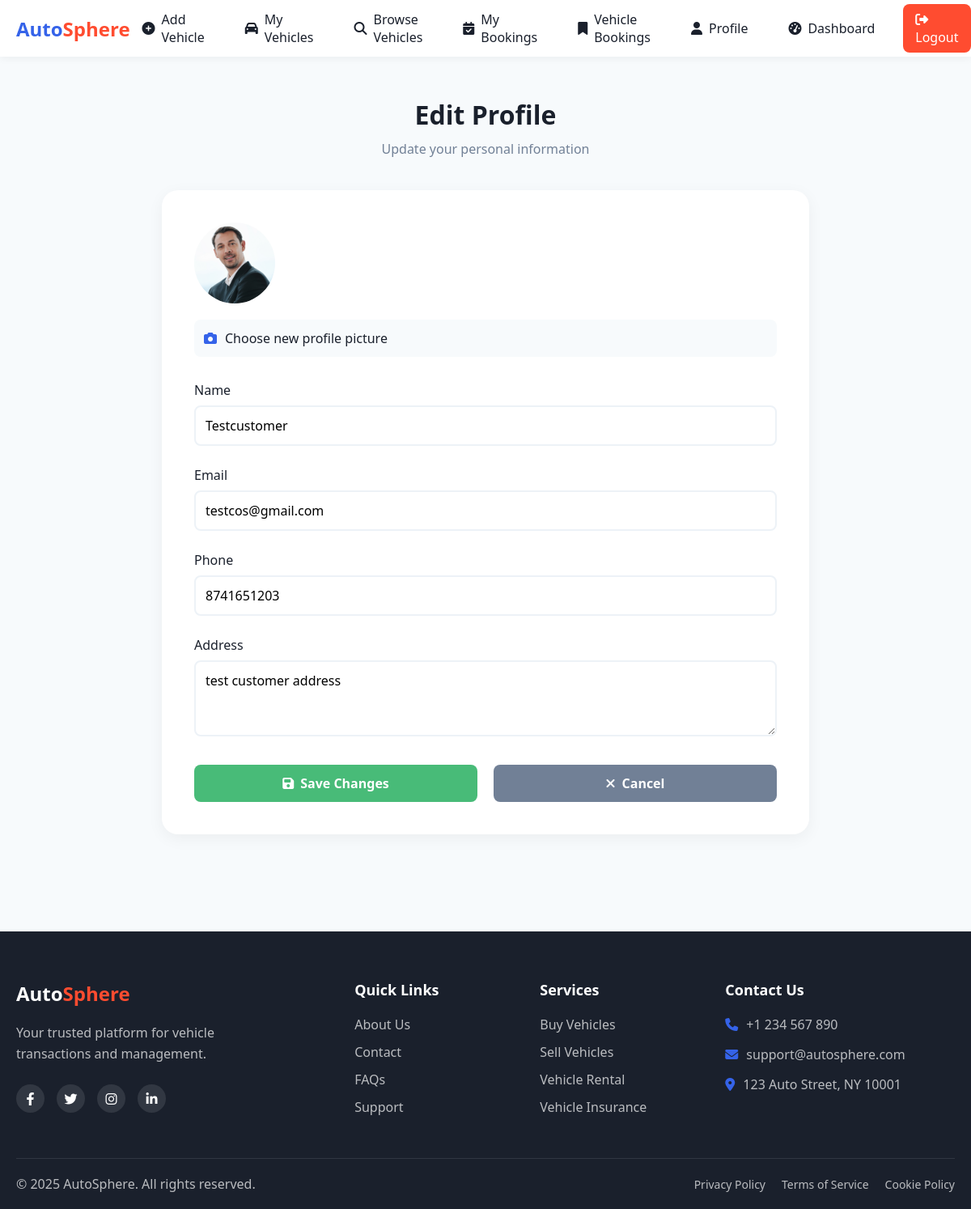
The app's page /Customer/profile/edit/ (signed in) with its own data.
### Customer/models.py (models this page shows)
class Customer(models.Model):
    name = models.CharField(max_length=100)
    email = models.EmailField(unique=True)
    phone = models.CharField(max_length=15, unique=True)
    registered_at = models.DateTimeField(default=now)
    approval_status = models.BooleanField(default=False)
    password = models.CharField(max_length=128)
    id_proof_number = models.CharField(max_length=50, unique=True)
    profile_image = models.ImageField(upload_to='profile_images/', null=True, blank=True)
    address = models.TextField()

### Customer/views.py (the view, shortened to what this page needs)
# urls.py: path("profile/edit/", views.edit_customer_profile, name="edit_customer_profile"),
def edit_customer_profile(request):
    if "cid" not in request.session:
        return redirect("Customer:customer_login")
    customer = get_object_or_404(Customer, id=request.session["cid"])
    return render(request, "Customer/edit_customer_profile.html", {"customer": customer})

### Customer/templates/Customer/edit_customer_profile.html (shortened to what this page needs)
<!DOCTYPE html>
<html lang="en">
<head>
    <link rel="stylesheet" href="https://cdnjs.cloudflare.com/ajax/libs/font-awesome/6.4.0/css/all.min.css">
</head>
<body>
    <nav class="navbar">
        <div class="nav-container">
            <a href="{% url 'Customer:Customer_home' %}" class="logo">Auto<span>Sphere</span></a>
            <div class="nav-links" id="navLinks">
                <a href="{% url 'Customer:add_vehicle' %}" class="nav-link">
                    <i class="fas fa-plus-circle"></i> Add Vehicle
                </a>
                <a href="{% url 'Customer:customer_vehicles' %}" class="nav-link">
                    <i class="fas fa-car"></i> My Vehicles
                </a>
                <a href="{% url 'Customer:view_vehicles' %}" class="nav-link">
                    <i class="fas fa-search"></i> Browse Vehicles
                </a>
                <a href="{% url 'Customer:customer_bookings' %}" class="nav-link">
                    <i class="fas fa-calendar-check"></i> My Bookings
                </a>
                <a href="{% url 'Customer:customer_vehicle_bookings' %}" class="nav-link">
                    <i class="fas fa-bookmark"></i> Vehicle Bookings
                </a>
                <a href="{% url 'Customer:customer_profile' %}" class="nav-link">
                    <i class="fas fa-user"></i> Profile
                </a>
                <a href="{% url 'Customer:customer_dashboard' %}" class="nav-link">
                    <i class="fas fa-tachometer-alt"></i> Dashboard
                </a>
                <a href="{% url 'Customer:index' %}" class="logout-btn">
                    <i class="fas fa-sign-out-alt"></i> Logout
                </a>
            </div>
        </div>
    </nav>
    <div class="main-content">
        <div class="edit-profile-container">
            <div class="page-header">
                <h2>Edit Profile</h2>
                <p>Update your personal information</p>
            </div>
            <form id="editProfileForm" method="post" enctype="multipart/form-data" class="edit-form">
                <div class="profile-image-upload">
                    <div class="text-center">
                        {% if customer.profile_image %}
                            <img src="{{ customer.profile_image.url }}" class="current-image" alt="Current Profile Picture">
                        {% else %}
                            <img src="https://via.placeholder.com/100" class="current-image" alt="Profile Picture">
                        {% endif %}
                    </div>
                    <div class="file-upload-container">
                        <label class="file-upload-label">
                            <i class="fas fa-camera"></i>
                            <span>Choose new profile picture</span>
                        </label>
                    </div>
                </div>
                <div class="form-group">
                    <label class="form-label">Name</label>
                    <input type="text" name="name" value="{{ customer.name }}" class="form-control" required>
                </div>
                <div class="form-group">
                    <label class="form-label">Email</label>
                    <input type="email" name="email" value="{{ customer.email }}" class="form-control" required>
                </div>
                <div class="form-group">
                    <label class="form-label">Phone</label>
                    <input type="tel" name="phone" value="{{ customer.phone }}" class="form-control" required>
                </div>
                <div class="form-group">
                    <label class="form-label">Address</label>
                    <textarea name="address" class="form-control" rows="3" required>{{ customer.address }}</textarea>
                </div>
                <div class="button-group">
                    <button type="submit" class="btn btn-success">
                        <i class="fas fa-save"></i>
                        Save Changes
                    </button>
                    <a href="{% url 'Customer:customer_profile' %}" class="btn btn-secondary">
                        <i class="fas fa-times"></i>
                        Cancel
                    </a>
                </div>
            </form>
        </div>
    </div>
    <footer class="footer">
        <div class="footer-content">
            <div class="footer-main">
                <div class="footer-column brand-col">
                    <a href="#" class="footer-logo">Auto<span>Sphere</span></a>
                    <p class="footer-description">Your trusted platform for vehicle transactions and management.</p>
                    <div class="social-links">
                        <a href="#" class="social-link"><i class="fab fa-facebook-f"></i></a>
                        <a href="#" class="social-link"><i class="fab fa-twitter"></i></a>
                        <a href="#" class="social-link"><i class="fab fa-instagram"></i></a>
                        <a href="#" class="social-link"><i class="fab fa-linkedin-in"></i></a>
                    </div>
                </div>
                <div class="footer-column">
                    <h4>Quick Links</h4>
                    <ul class="footer-links">
                        <li><a href="#">About Us</a></li>
                        <li><a href="#">Contact</a></li>
                        <li><a href="#">FAQs</a></li>
                        <li><a href="#">Support</a></li>
                    </ul>
                </div>
                <div class="footer-column">
                    <h4>Services</h4>
                    <ul class="footer-links">
                        <li><a href="#">Buy Vehicles</a></li>
                        <li><a href="#">Sell Vehicles</a></li>
                        <li><a href="#">Vehicle Rental</a></li>
                        <li><a href="#">Vehicle Insurance</a></li>
                    </ul>
                </div>
                <div class="footer-column">
                    <h4>Contact Us</h4>
                    <ul class="footer-contact">
                        <li><i class="fas fa-phone"></i> +1 234 567 890</li>
                        <li><i class="fas fa-envelope"></i> support@autosphere.com</li>
                        <li><i class="fas fa-map-marker-alt"></i> 123 Auto Street, NY 10001</li>
                    </ul>
                </div>
            </div>
            <div class="footer-bottom">
                <div class="copyright">
                    <p>&copy; 2025 AutoSphere. All rights reserved.</p>
                </div>
                <div class="footer-bottom-links">
                    <a href="#">Privacy Policy</a>
                    <a href="#">Terms of Service</a>
                    <a href="#">Cookie Policy</a>
                </div>
            </div>
        </div>
    </footer>
</body>
</html>

### Customer/templates/Customer/edit_customer_profile.html (style rules this page uses)
:root { --primary: #3563E9; --secondary: #1A365D; --accent: #FF4C30; --light: #F7FAFC; --dark: #1A202C; --gray: #718096; --light-gray: #EDF2F7; --success: #48BB78; --error: #F56565; }
* { margin: 0; padding: 0; box-sizing: border-box; font-family: 'Segoe UI', Tahoma, Geneva, Verdana, sans-serif; }
body { background-color: var(--light); color: var(--dark); min-height: 100vh; display: flex; flex-direction: column; }
.main-content { flex: 1; padding: 40px 20px; margin-top: 80px; }
.edit-profile-container { max-width: 800px; margin: 0 auto; }
.page-header { text-align: center; margin-bottom: 40px; }
.page-header h2 { font-size: 32px; color: var(--dark); margin-bottom: 10px; }
.page-header p { color: var(--gray); }
.edit-form { background: white; border-radius: 20px; box-shadow: 0 5px 20px rgba(0, 0, 0, 0.05); padding: 40px; }
.form-group { margin-bottom: 25px; }
.form-label { display: block; margin-bottom: 8px; color: var(--dark); font-weight: 500; }
.form-control { width: 100%; padding: 12px; border: 2px solid var(--light-gray); border-radius: 8px; font-size: 16px; transition: all 0.3s; }
.profile-image-upload { margin-bottom: 30px; }
.current-image { width: 100px; height: 100px; border-radius: 50%; object-fit: cover; margin-bottom: 15px; }
.file-upload-container { position: relative; }
.file-upload-label { display: flex; align-items: center; gap: 10px; padding: 12px; background: var(--light); border-radius: 8px; cursor: pointer; transition: all 0.3s; }
.file-upload-label i { color: var(--primary); }
.button-group { display: grid; grid-template-columns: 1fr 1fr; gap: 20px; margin-top: 30px; }
.btn { padding: 12px 25px; border-radius: 8px; font-size: 16px; font-weight: 600; cursor: pointer; transition: all 0.3s; text-decoration: none; display: flex; align-items: center; justify-content: center; gap: 8px; border: none; }
.btn-success { background: var(--success); color: white; }
.btn-secondary { background: var(--gray); color: white; }
.footer { background-color: var(--dark); color: white; padding: 60px 0 0; margin-top: 80px; }
.footer-content { max-width: 1200px; margin: 0 auto; padding: 0 20px; }
.footer-main { display: grid; grid-template-columns: 2fr 1fr 1fr 1.5fr; gap: 40px; padding-bottom: 40px; border-bottom: 1px solid rgba(255, 255, 255, 0.1); }
.brand-col { padding-right: 40px; }
.footer-logo { font-size: 24px; font-weight: 700; color: white; text-decoration: none; margin-bottom: 20px; display: inline-block; }
.footer-logo span { color: var(--accent); }
.footer-description { color: rgba(255, 255, 255, 0.7); margin-bottom: 25px; line-height: 1.6; }
.social-links { display: flex; gap: 15px; }
.social-link { width: 35px; height: 35px; border-radius: 50%; background: rgba(255, 255, 255, 0.1); display: flex; align-items: center; justify-content: center; color: white; text-decoration: none; transition: all 0.3s ease; }
.footer-column h4 { color: white; margin-bottom: 20px; font-size: 18px; }
.footer-links { list-style: none; padding: 0; }
.footer-links li { margin-bottom: 12px; }
.footer-links a { color: rgba(255, 255, 255, 0.7); text-decoration: none; transition: color 0.3s ease; }
.footer-contact { list-style: none; padding: 0; }
.footer-contact li { display: flex; align-items: center; gap: 10px; color: rgba(255, 255, 255, 0.7); margin-bottom: 15px; }
.footer-contact i { color: var(--primary); }
.footer-bottom { padding: 20px 0; display: flex; justify-content: space-between; align-items: center; color: rgba(255, 255, 255, 0.7); }
.footer-bottom-links { display: flex; gap: 20px; }
.footer-bottom-links a { color: rgba(255, 255, 255, 0.7); text-decoration: none; font-size: 14px; transition: color 0.3s ease; }
.navbar { background: white; height: 70px; padding: 0; box-shadow: 0 2px 10px rgba(0, 0, 0, 0.05); position: fixed; width: 100%; top: 0; z-index: 1000; }
.nav-container { max-width: 1400px; margin: 0 auto; display: flex; justify-content: space-between; align-items: center; padding: 0 20px; height: 100%; }
.logo { font-size: 24px; font-weight: 700; color: var(--primary); text-decoration: none; }
.logo span { color: var(--accent); }
.nav-links { display: flex; align-items: center; gap: 20px; }
.nav-link { text-decoration: none; color: var(--dark); font-weight: 500; display: flex; align-items: center; gap: 8px; padding: 8px 15px; border-radius: 8px; transition: all 0.3s; }
.logout-btn { background-color: var(--accent); color: white; padding: 8px 15px; border-radius: 8px; text-decoration: none; transition: all 0.3s; }

### records on screen
Customer: profile_image (picture), name "Testcustomer", email "testcos@gmail.com", phone "8741651203", address "test customer address"
